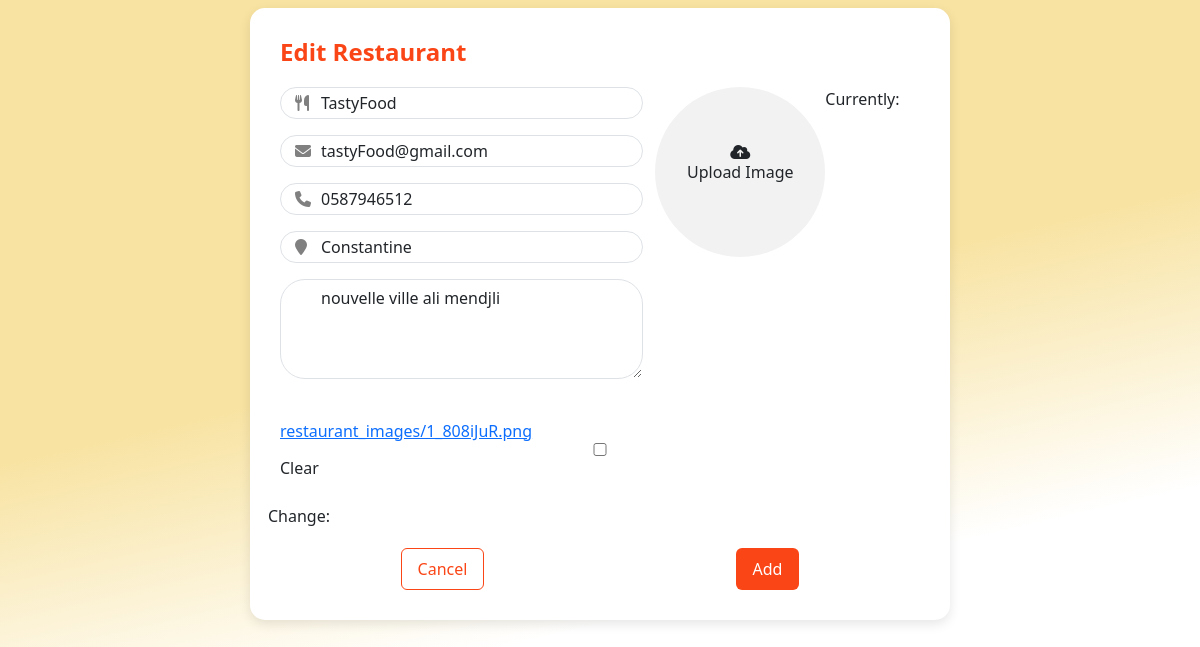
The page /restaurant/restaurants/edit/1/ (signed in) on the database its author committed.
### restaurant/models.py (models this page shows, shortened)
class Restaurant(models.Model):
    name = models.CharField(max_length=100)
    address = models.CharField(max_length=255)
    city = models.CharField(max_length=100)
    phone = models.CharField(max_length=20)
    email = models.EmailField()
    image = models.ImageField(upload_to='restaurant_images/', blank=True, null=True)

### restaurant/views.py (the view)
# urls.py: path('restaurants/edit/<int:pk>/', views.edit_restaurant, name='edit_restaurant'),
@pdg_required
def edit_restaurant(request, pk):
    restaurant = get_object_or_404(Restaurant, pk=pk)
    if request.method == 'POST':
        form = RestaurantForm(request.POST, request.FILES, instance=restaurant)
        if form.is_valid():
            form.save()
            return redirect('restaurants')
    else:
        form = RestaurantForm(instance=restaurant)
    return render(request, 'pdg/addRest.html', {'form': form})

### restaurant/forms.py
class RestaurantForm(forms.ModelForm):
    class Meta:
        model = Restaurant
        fields = '__all__'
        widgets = {
            'name': forms.TextInput(attrs={'class': 'form-control', 'placeholder': 'Restaurant name'}),
            'phone': forms.TextInput(attrs={'class': 'form-control', 'placeholder': 'Phone'}),
            'email': forms.EmailInput(attrs={'class': 'form-control', 'placeholder': 'Email'}),
            'city': forms.TextInput(attrs={'class': 'form-control', 'placeholder': 'City'}),
            'address': forms.Textarea(attrs={'class': 'text-area form-control', 'placeholder': 'Complete address'}),
            'image': forms.ClearableFileInput(attrs={'class': 'form-control d-none', 'id': 'id_photo'}),
        }

### templates/pdg/addRest.html (shortened to what this page needs)
{% extends 'pdg/baseform.html' %}
{% load static %}
{% block extra_css %}
    <link rel="stylesheet" href="{% static 'styles/pdg/addMang.css' %}">
{% endblock %}
{% block titlee %}
   <h4 class="form-title">{% if form.instance.pk %}Edit{% else %}Add New{% endif %} Restaurant</h4>
{% endblock %}
{% block content %}
    <form method="post" enctype="multipart/form-data">
        <div class="row flex-column flex-md-row">
            <div class="col-md-7 mb-4">
                <div class="icon-input mb-3">
                    <i class="fa-solid fa-utensils"></i>
                    {{ form.name }}
                </div>
                <div class="icon-input mb-3">
                    <i class="fa-solid fa-envelope"></i>
                    {{ form.email }}
                </div>
                <div class="icon-input mb-3">
                    <i class="fa-solid fa-phone"></i>
                    {{ form.phone }}
                </div>
                <div class="icon-input mb-3">
                    <i class="fa-solid fa-location-pin"></i>
                    {{ form.city }}
                </div>
                <div class="icon-input mb-3">
                    {{ form.address }}
                </div>
            </div>
            <label for="id_photo" class="upload-area position-relative">
                <div class="d-flex flex-column align-items-center justify-content-center" id="uploadIcon">
                    <i class="fa-solid fa-cloud-arrow-up"></i>
                    <p>Upload Image</p>
                </div>
            </label>
            {{ form.image }}
                <div class="buttons">
                    <a href="{% url 'restaurants' %}" class="btn btn-outline btn1_color">Cancel</a>
                    <button type="submit" class="btn btn2_color">Add</button>
                </div>
            </div>
        </div>
{% endblock %}

### static/styles/pdg/baseForm.css (style rules this page uses)
:root { --mainColor:#FA4516; --secondColor:#F8E3A2; }
body { height: 110vh; display: flex; justify-content: center; align-items: start; background: rgb(248,227,162); background: linear-gradient(167deg, rgba(248,227,162,1) 1%, rgba(248,227,162,1) 40%, rgba(255,255,255,1) 66%, rgba(255,255,255,1) 100%); }
.form-title { text-align: left; color: var(--mainColor); margin-bottom: 20px; font-weight: bold; }
.form-control, .form-select { margin-bottom: 15px; border-radius: 10px; height: 2rem; }
.text-area { height:6rem; }
.btn1_color { border: 1px solid var(--mainColor); padding: .5rem 1rem; color: var(--mainColor); }
.btn2_color { background-color: var(--mainColor); padding: .5rem 1rem; color: white; }
.upload-area { width: 170px; height: 170px; border-radius: 50%; background-color: #f2f2f2; display: flex; justify-content: center; align-items: center; overflow: hidden; position: relative; cursor: pointer; }

### static/styles/pdg/addMang.css (style rules this page uses)
:root { --mainColor:#FA4516; --secondColor:#F8E3A2; }
.icon-input { position: relative; width: 100%; }
.icon-input i { position: absolute; top: 50%; left: 15px; transform: translateY(-50%); color: gray; z-index: 1; }
.icon-input input, .icon-input select, .icon-input textarea { padding-left: 40px; border-radius: 25px; width: 100%; }
.text-area { max-height: 100px; height: 100%; }
.upload-area { width: 170px; height: 170px; border-radius: 50%; background-color: #f2f2f2; display: flex; justify-content: center; align-items: center; overflow: hidden; position: relative; cursor: pointer; margin-bottom: 20px; }
.buttons { width: 100%; text-align: center; margin-top: 20px; display: flex; flex-direction: row; justify-content: space-around; gap: 10px; }

### rows shown on the page
Restaurant: name "TastyFood", email "tastyFood@gmail.com", phone "0587946512", city "Constantine", address "nouvelle ville ali mendjli"
